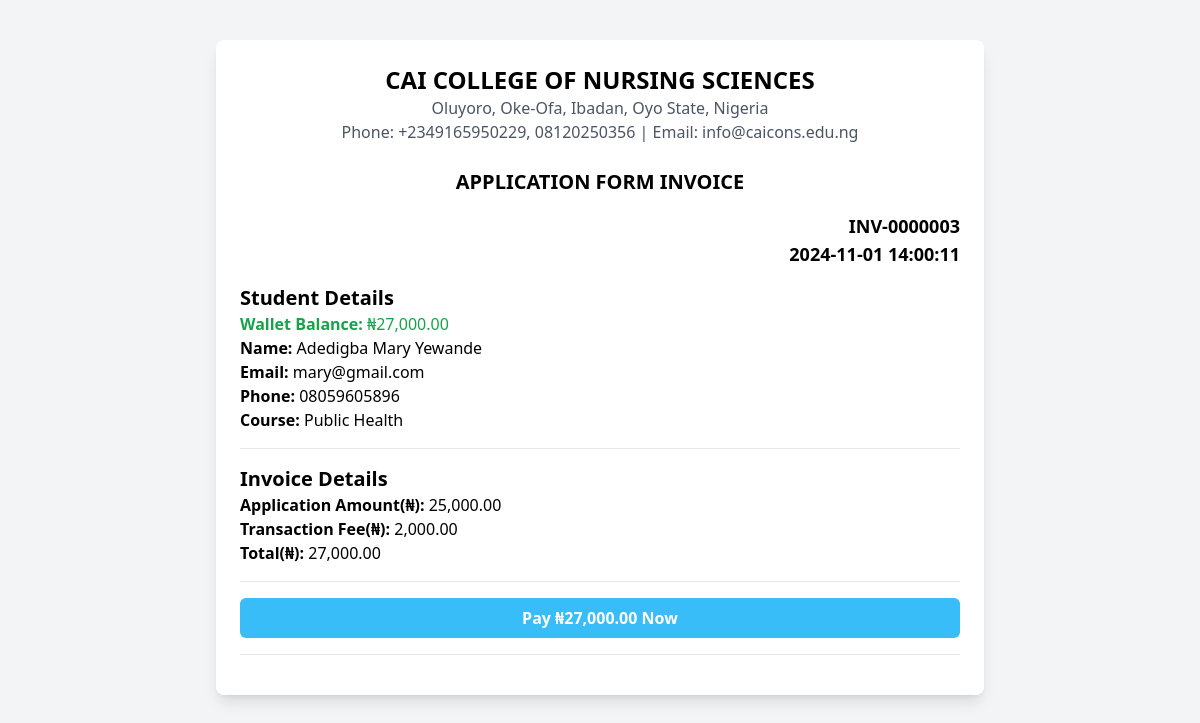
The app's page /portal/applicant/payapp.php (signed in), older data.
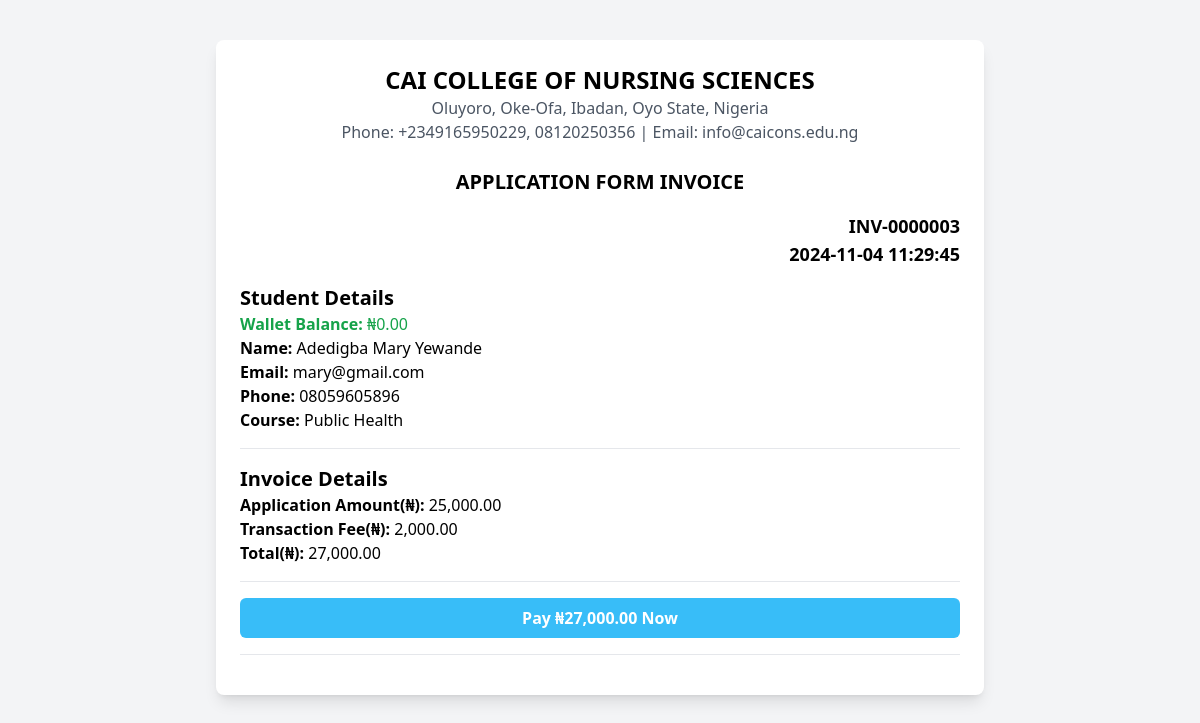
The same page, newer data.
### tables this page shows
CREATE TABLE `applicants` (
  `applicant_id` int(11) NOT NULL,
  `reg_num` varchar(50) NOT NULL,
  `pwd` varchar(255) NOT NULL,
  `p_decr` varchar(255) NOT NULL,
  `w_amt` varchar(20) NOT NULL,
  `surname` varchar(50) DEFAULT NULL,
  `first_name` varchar(50) DEFAULT NULL,
  `middle_name` varchar(50) DEFAULT NULL,
  `email` varchar(100) DEFAULT NULL,
  `phone_number` varchar(15) DEFAULT NULL,
  `nationality` varchar(50) DEFAULT NULL,
  `sch_session` varchar(10) DEFAULT NULL,
  `invoice_number` varchar(50) NOT NULL,
  `course_id` int(10) NOT NULL,
  `p_status` varchar(20) NOT NULL,
  `a_date` timestamp NOT NULL DEFAULT current_timestamp() ON UPDATE current_timestamp(),
  `dob` varchar(20) NOT NULL,
  `sex` varchar(6) NOT NULL,
  `marital_status` varchar(10) NOT NULL,
  `hometown` varchar(100) NOT NULL,
  `a_address` text NOT NULL,
  `state_of_origin` varchar(100) NOT NULL,
  `contact_address` text NOT NULL
);

### portal/applicant/payapp.php (the view, shortened to what this page needs)
<?php
include("../conx.php");
$username = $_SESSION['username'];
$sql = "SELECT * FROM applicants WHERE reg_num = '$username'";
$result = $conn->query($sql);
if ($result->num_rows > 0) {
    $data = $result->fetch_assoc();
    $course_id = $data['course_id'];
}
$sql2 = "SELECT * FROM courses where id = '$course_id'";
$result2 = $conn->query($sql2);
if ($result2->num_rows > 0) {
    $row = $result2->fetch_assoc();
    $course = $row['course'];
}
$sql = "SELECT * FROM contact LIMIT 1";
$result = $conn->query($sql);
$contact_data = null;
if ($result->num_rows > 0) {
    $contact_data = $result->fetch_assoc();
}
?>
<!DOCTYPE html>
<html lang="en">
<head>
    <script src="https://cdn.tailwindcss.com"></script>
    <script src="https://cdn.jsdelivr.net/npm/tailwindcss-jit-cdn@tailwindcss/latest/dist/tailwind.min.js"></script>
    <link href="https://cdn.jsdelivr.net/npm/tailwindcss@2.2.19/dist/tailwind.min.css" rel="stylesheet">
</head>
<body class="bg-gray-100">
    <div class="container mx-auto p-6 bg-white rounded-lg shadow-lg mt-10 max-w-3xl">
        <div class="text-center mb-6">
            <h1 class="text-2xl font-bold">CAI COLLEGE OF NURSING SCIENCES</h1>
            <p class="text-gray-600"><?php echo $contact_data['address']; ?></p>
            <p class="text-gray-600">Phone: <?php echo $contact_data['phone_number']; ?> | Email: <?php echo $contact_data['email_address']; ?></p>
        </div>
        <div class="mb-4 text-center">
            <h2 class="text-xl font-bold">APPLICATION FORM INVOICE</h2>
        </div>
        <div class="mb-4 text-right">
            <h2 class="text-lg font-bold"><?= $data['invoice_number'] ?></h2>
            <h5 class="text-lg font-bold"><?= $data['a_date'] ?></h5>
        </div>
        <div class="border-b pb-4 mb-4">
            <h3 class="text-xl font-bold">Student Details</h3>
            <p class="text-green-600"><strong>Wallet Balance:</strong> &#8358;<?= number_format($data['w_amt'],2) ?></p>
            <p><strong>Name:</strong> <?= $data['surname'] ?> <?= $data['first_name'] ?> <?= $data['middle_name'] ?></p>
            <p><strong>Email:</strong> <?= $data['email'] ?></p>
            <p><strong>Phone:</strong> <?= $data['phone_number'] ?></p>
            <p><strong>Course:</strong> <?php echo $course; ?></p>
        </div>
        <div class="border-b pb-4 mb-4">
            <h3 class="text-xl font-bold">Invoice Details</h3>
            <p><strong>Application Amount(&#8358;): </strong> <?= number_format($row['f_amount'], 2) ?></p>
            <p><strong>Transaction Fee(&#8358;): </strong> <?= number_format($row['t_fee'], 2) ?></p>
            <p><strong>Total(&#8358;):</strong> <?= number_format($row['f_amount'] + $row['t_fee'], 2) ?></p>
        </div>
        <div class="border-b pb-4 mb-4">
            <form method="POST" action="process_payment.php">
                <button class="w-full bg-sky-400 text-white font-semibold py-2 rounded-md hover:bg-sky-300 transition duration-200">
                    Pay &#8358;<?= number_format($row['f_amount'] + $row['t_fee'], 2) ?> Now
                </button>
            </form>
        </div>
    </div>
</body>
</html>

Row changes from the older to the newer data that the page shows:
changed applicants "INV-0000003": a_date "2024-11-01 14:00:11" → "2024-11-04 11:29:45"; w_amt "27,000.00" → "0.00"
